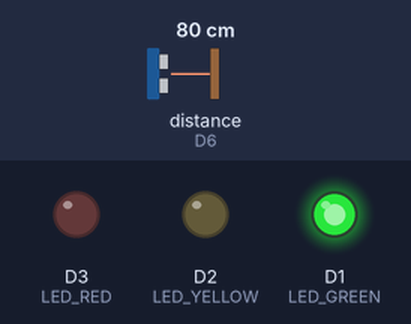
The sketch below on a simulated ESP8266 (NodeMCU). Shown: output pins drawn as LEDs (lit = HIGH). Wiring (inferred from the names in the program): ultrasonic range finder: trigger D5; echo D6. Inputs (shaded band) come from the test bench; at power-on: distance to the obstacle (sensor on D6) 80 cm. The echo pulse lasts 58.3 µs per cm; WiFi joins after 1.5 s; servers stay silent unless stated; uploads are accepted with an empty reply; pins used as bus, display or sensor lines are not drawn; what the sketch prints to the serial monitor is not drawn.

Above: at 2.8 s.
2.9 s: distance to the obstacle (sensor on D6) set to 28 cm
7.0 s: distance to the obstacle (sensor on D6) set to 23 cm
At 8.1 s:
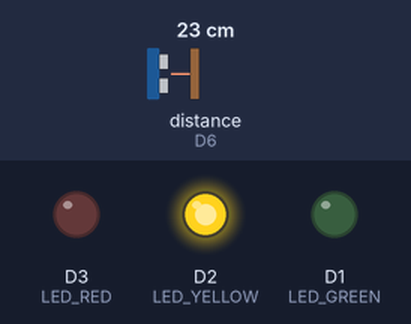
9.3 s: distance to the obstacle (sensor on D6) set to 11 cm
11.0 s: distance to the obstacle (sensor on D6) set to 8 cm
At 12.8 s:
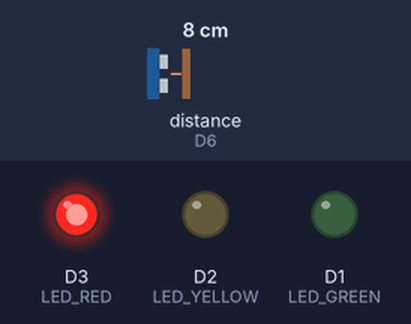
13.5 s: distance to the obstacle (sensor on D6) set to 18 cm
At 14.4 s:
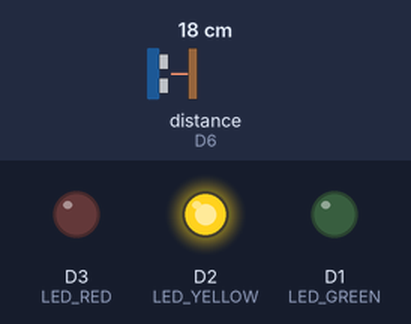
15.5 s: distance to the obstacle (sensor on D6) set to 2 cm
At 17.3 s:
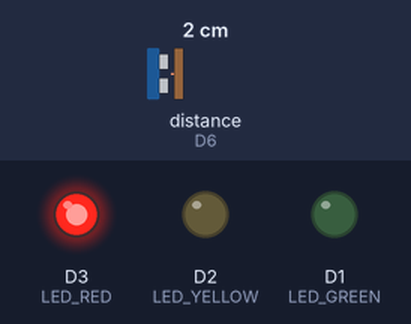
Timing chart, 0 to 18.5 s (numbered marks = the images above; inputs shaded):
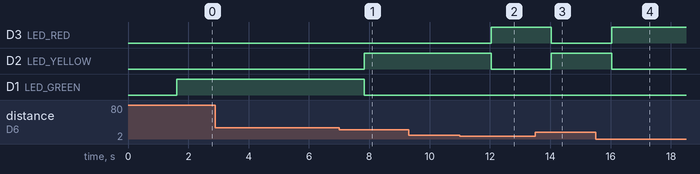

Measured:
- the behaviour switches between 26 and 25 cm on distance to the obstacle (sensor on D6) (found by bisection; images 0 and 1)
- the behaviour switches between 10 and 9 cm on distance to the obstacle (sensor on D6) (found by bisection; images 1 and 2)
- after the input at 2.9 s, every drawn part: stays the same
- after the input at 7.0 s, D2 (LED_YELLOW): LOW → HIGH after 0.83 s; D1 (LED_GREEN): HIGH → LOW after 0.83 s
- after the input at 9.3 s, every drawn part: stays the same
- after the input at 11.0 s, D3 (LED_RED): LOW → HIGH after 1.0 s; D2 (LED_YELLOW): HIGH → LOW after 1.0 s
- after the input at 13.5 s, D3 (LED_RED): HIGH → LOW after 0.54 s; D2 (LED_YELLOW): LOW → HIGH after 0.54 s
- after the input at 15.5 s, D3 (LED_RED): LOW → HIGH after 0.54 s; D2 (LED_YELLOW): HIGH → LOW after 0.54 s

The sketch:

Ultrasonic_8266_Bin_Fill.ino
```cpp
#include <ESP8266WiFi.h>
#include <ESP8266HTTPClient.h>

// Ultrasonic Sensor Pins
#define TRIG D5
#define ECHO D6

// LED Pins
#define LED_GREEN D1
#define LED_YELLOW D2
#define LED_RED D3

// Bin height in cm (adjust for your bin)
const int BIN_HEIGHT = 40;

// Wi-Fi Credentials
const char* ssid = "STARLINK 6G";
const char* password = "ubxu2898";

// Replace with your computer’s IPv4 and server port
// Example: http://192.168.0.105:3000/api/update
const char* serverName = "http:// 10.135.126.203/api/update";

// Timing
unsigned long previousMillis = 0;
const long interval = 5000; // send data every 5 seconds

void setup() {
  Serial.begin(115200);
  delay(100);

  pinMode(TRIG, OUTPUT);
  pinMode(ECHO, INPUT);

  pinMode(LED_GREEN, OUTPUT);
  pinMode(LED_YELLOW, OUTPUT);
  pinMode(LED_RED, OUTPUT);

  // Start Wi-Fi connection
  Serial.println();
  Serial.print("Connecting to WiFi: ");
  Serial.println(ssid);
  WiFi.begin(ssid, password);

  int attempts = 0;
  while (WiFi.status() != WL_CONNECTED && attempts < 30) {
    delay(500);
    Serial.print(".");
    attempts++;
  }

  if (WiFi.status() == WL_CONNECTED) {
    Serial.println("\n✅ Connected to WiFi!");
    Serial.print("IP Address: ");
    Serial.println(WiFi.localIP());
  } else {
    Serial.println("\n❌ Failed to connect to WiFi. Continuing offline...");
  }
}

void loop() {
  long duration;
  int distance, levelPercent;

  // Send ultrasonic pulse
  digitalWrite(TRIG, LOW);
  delayMicroseconds(2);
  digitalWrite(TRIG, HIGH);
  delayMicroseconds(10);
  digitalWrite(TRIG, LOW);

  duration = pulseIn(ECHO, HIGH);
  distance = duration * 0.034 / 2; // convert to cm

  // Cap distances to avoid negative or overflows
  if (distance > BIN_HEIGHT) distance = BIN_HEIGHT;
  if (distance < 0) distance = 0;

  // Calculate how full the bin is
  levelPercent = ((BIN_HEIGHT - distance) * 100) / BIN_HEIGHT;

  // Print to Serial
  Serial.print("Distance: ");
  Serial.print(distance);
  Serial.print(" cm | Fill: ");
  Serial.print(levelPercent);
  Serial.println("%");

  // LED logic based on fill level
  if (levelPercent < 40) {
    digitalWrite(LED_GREEN, HIGH);
    digitalWrite(LED_YELLOW, LOW);
    digitalWrite(LED_RED, LOW);
  } else if (levelPercent < 80) {
    digitalWrite(LED_GREEN, LOW);
    digitalWrite(LED_YELLOW, HIGH);
    digitalWrite(LED_RED, LOW);
  } else {
    digitalWrite(LED_GREEN, LOW);
    digitalWrite(LED_YELLOW, LOW);
    digitalWrite(LED_RED, HIGH);
  }

  // Send data every 5 seconds
  unsigned long currentMillis = millis();
  if (currentMillis - previousMillis >= interval) {
    previousMillis = currentMillis;

    if (WiFi.status() != WL_CONNECTED) {
      Serial.println("🔄 Reconnecting to WiFi...");
      WiFi.begin(ssid, password);
      delay(2000);
    }

    if (WiFi.status() == WL_CONNECTED) {
      WiFiClient client;
      HTTPClient http;

      // Send as query parameter
      String serverPath = String(serverName) + "?fill=" + String(levelPercent);

      Serial.print("📡 Sending to server: ");
      Serial.println(serverPath);

      http.begin(client, serverPath);
      int httpResponseCode = http.GET();

      if (httpResponseCode > 0) {
        Serial.print("✅ HTTP Response code: ");
        Serial.println(httpResponseCode);
      } else {
        Serial.print("⚠️ Error sending data. Code: ");
        Serial.println(httpResponseCode);
      }

      http.end();
    } else {
      Serial.println("🚫 WiFi not connected. Data not sent.");
    }
  }

  delay(1000); // sensor refresh rate
}
```
